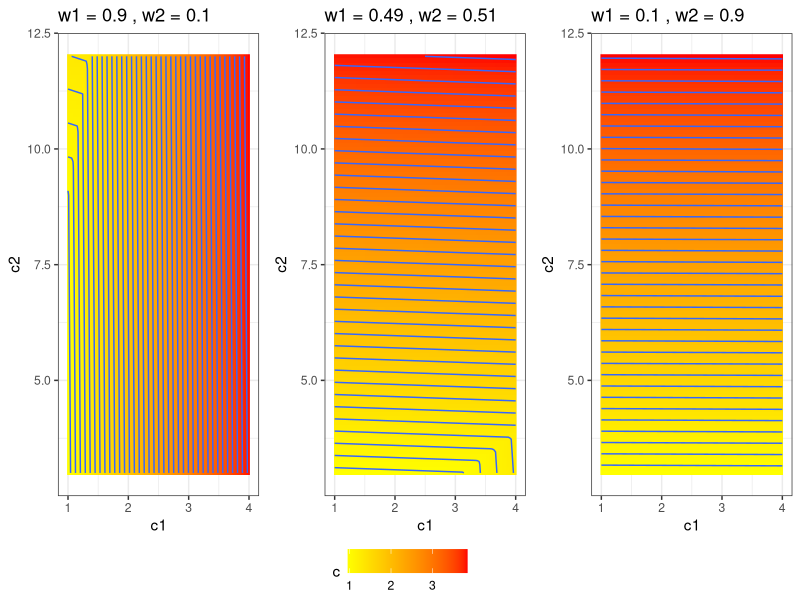

The R script that drew this image:
library(ggplot2)
library(ggpubr)
theme_set(theme_bw())

res = 100
x_range = c(0,3)

# we need an equidistant grid on y1,y2 for ggplot2, therefore we use inverted functions
# only works if fun1 and fun2 are not correlated
fun2 = function(x) 3 * (x - 2)^2
fun2_inv = function(y) 2 + sqrt(y)/sqrt(3) # only for x positive!

fun1 = function(x) (x - 1)^2
fun1_inv = function(y) 1 + sqrt(y) # only for x positive!

y1_range = fun1(x_range)
y2_range = fun2(x_range)

y1_seq = do.call(seq, c(as.list(y1_range), length.out = res))
y2_seq = do.call(seq, c(as.list(y2_range), length.out = res))

x1_seq = fun1_inv(y1_seq)
x2_seq = fun2_inv(y2_seq)

tscheb = function(y1, y2, w1, w2, rho = 0.05) {
  max(y1*w1, y2*w2) + rho*(y1*w1 + y2*w2)
}

xgrid = expand.grid(y1=y1_seq, y2=y2_seq)

plotSpace = function(w1, w2) {

  if (FALSE) {
    w1 = 0.1; w2 = 0.9
  }

  x = xgrid

  x$c = mapply(tscheb, y1 = x$y1, y2 = x$y2, MoreArgs = list(w1 = w1, w2 = w2))

  g = ggplot(x, aes(x = y1, y = y2, fill = c, z = c))
  g = g + geom_raster() + geom_contour(bins = 40)
  g = g + theme(legend.position = "None")
  g = g + scale_fill_gradientn(colours=c("yellow","red"))
  g = g + labs(x = "c1", y = "c2", title = paste("w1 =", w1, ", w2 =", w2))
  g
}

p = ggarrange(plotSpace(0.9,0.1), plotSpace(0.49,0.51), plotSpace(0.1,0.9), common.legend = TRUE, legend = "bottom", nrow = 1)
if (interactive()) print(p)
ggsave("../images/parego_viz.png", p, height = 3, width = 8)
